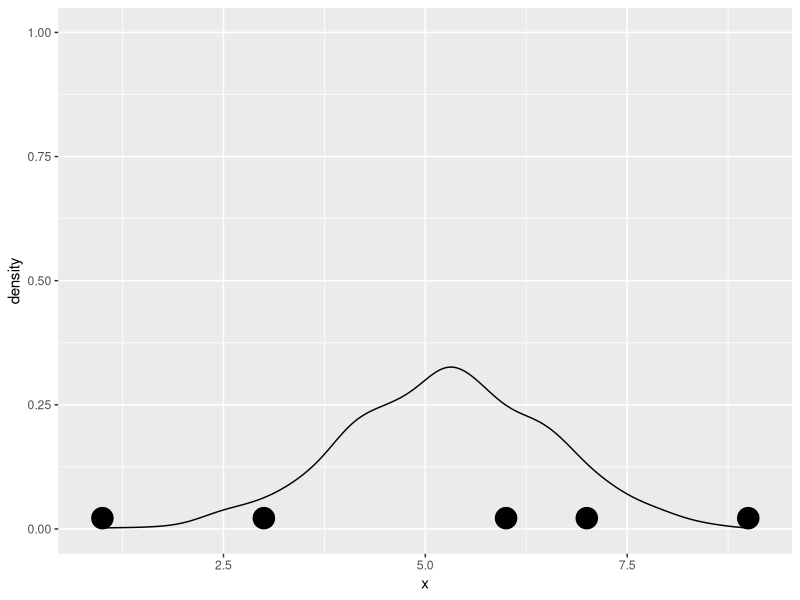
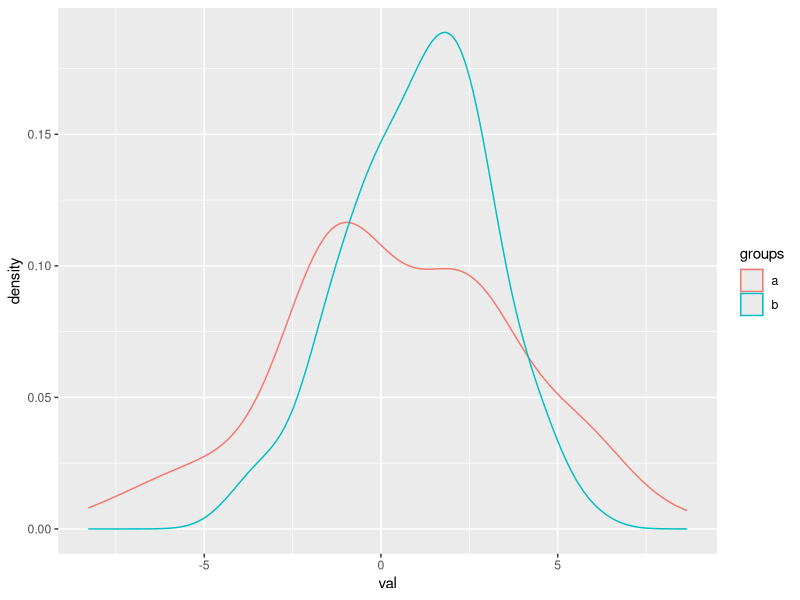

Generate these figures, in order, with R: (Note: this script raises an error after producing the figures.)
## ---- chunk 1
knitr::opts_chunk$set(echo = TRUE, warning=FALSE, error=FALSE, message=FALSE, cache=TRUE)

## ---- chunk 2
library(tidyverse)
library(boot)
library(lme4)
## ---- chunk 3
data <- c(3, 6, 7, 1, 9)

data[1]
data[2]
data[c(1,2)]
## ---- chunk 4

data[c(5,4,3,2,1)]
i <- sample(1:5,5,replace=TRUE)
i
data[i]
## ---- chunk 5
myFun <- function(data,i){
  bootData <- data[i] #Resample
  M <- mean(bootData) #Take the man
  return(M) #Return it to the boot function
}

## ---- chunk 6
myFun <- function(data,i){
  return(mean(data[i]))
}
## ---- chunk 7
out <- boot(data,myFun,1000)
out
## ---- chunk 8
data %>% 
  data.frame(x=.) %>% 
  ggplot(aes(x=x)) + 
  geom_dotplot() + 
  geom_density(data=out$t %>% data.frame(x=.))
## ---- chunk 9
boot.ci(out) #default: conf=0.95
## ---- chunk 10
myFun2 <- function(data, i) {
  boot.sample <- data[i]
  m <- mean(boot.sample)
  n <- length(boot.sample)
  sem <- sd(boot.sample)/sqrt(n)
  c(m, sem^2) 
}
out <- boot(data,myFun2,1000)
boot.ci(out)
## ---- chunk 11

#Normal
data1 <- rnorm(15,10,2)
data2 <- rnorm(6,10,10)
data3 <- rnorm(200,10,7)

#Skew
data4 <- rbeta(10, 8, 2)
data5 <- rbeta(500, 8, 2)
## ---- chunk 12

bootR <- function(data,i){
  bootData <- data[i,]
  r <- cor(bootData)[1,2]
  return(r)
}

out <- boot(cd4,bootR,1000)
boot.ci(out)
## ---- chunk 13
a = rnorm(100,0,3)
b = rnorm(100,1,2) 

data <- data.frame(groups=c(rep('a',length(a)), rep('b',length(b))),
                   val=append(a,b))
## ---- chunk 14
data %>% 
  ggplot(aes(x=val,color=groups)) + 
  geom_density()
## ---- chunk 15
getCIs <- function(data){
  bootout <- boot(data,myFun,1000)
  CIs <- boot.ci(bootout, type='bca')
  lower <- CIs$'bca'[4]
  upper <- CIs$'bca'[5]
  return(sprintf("[%.3f, %.3f]", lower, upper))
}

getCIs(a)
getCIs(b)
## ---- chunk 16
diffMeans <- function(dat, i) {
    groupDiffs <- aggregate(val ~ groups, data=dat, subset=i, FUN=mean)
    -diff(groupDiffs$val)
}

out <- boot(data, statistic=diffMeans, strata=data$groups, 1000)
boot.ci(out, type=c("bca"))
## ---- chunk 17
t.test(a,b, paired=FALSE)
## ---- chunk 18
c = a+b
data = data.frame(a=a,b=b,c=c)

data %>% 
  ggplot(aes(x=a,y=c)) + 
  geom_point() + 
  stat_smooth(method=lm)
## ---- chunk 19
data %>% 
  gather(group,val,c(a,c)) %>% 
  ggplot(aes(x=val,color=group)) + 
  geom_density()
## ---- chunk 20
getCIs(a)
getCIs(c)
## ---- chunk 21
getCIs(b)
t.test(c,a,paired=TRUE)
## ---- chunk 22
bootLM <- function(data,i){
  bootData <- data[i,] # Because we're sampling rows from dataframe
  bootMod <- update(mod, data=bootData)
  return(coef(bootMod))
}

mod <- lm(c~a,data)
out <- boot(data,bootLM,1000)
boot.ci(out,index=2,type='bca') #because `a` is the 2nd row in the model summary
## ---- chunk 23
library(lme4)

mod.lmer <- lmer(Sepal.Width ~ Petal.Width + (1 + Petal.Width|Species), data = iris)
fixef(mod.lmer)
## ---- chunk 24

mySumm <- function(mod) { #No need for an index here!
  fixef(mod)[[2]] #For 2nd row in summary - fixef(mod)
}

bootMer(mod.lmer, mySumm, nsim = 500) %>% boot.ci(type='basic') 

confint(mod.lmer, parm='Petal.Width', method='boot', nsim=500, boot.type='basic')
## ---- chunk 25

bootLM <- function(data,i){
  bootData <- data[i,] # Because we're sampling rows from dataframe
  bootMod <- update(mod, data=bootData)
  return(summary(bootMod)$r.squared)
}

out <- boot(data,bootLM,1000)
boot.ci(out,type='bca')
## ---- chunk 26
a <- rnorm(10, 2, 3)
b <- rnorm(10, 0, 2)

pool <- append(a,b)

permutationMeans <- numeric(1000) 
for(i in 1:1000){
   permutationSample <- sample(pool, length(pool))
   mean1 <- mean(permutationSample[1:5])
   mean2 <- mean(permutationSample[6:10])
   permutationMeans[i] <- mean2-mean1
}
## ---- chunk 27
permutationMeans %>% 
  data.frame(x=.) %>% 
  ggplot(aes(x=x)) + 
  geom_density() + 
  geom_vline(xintercept=mean(a)-mean(b), color='red')
